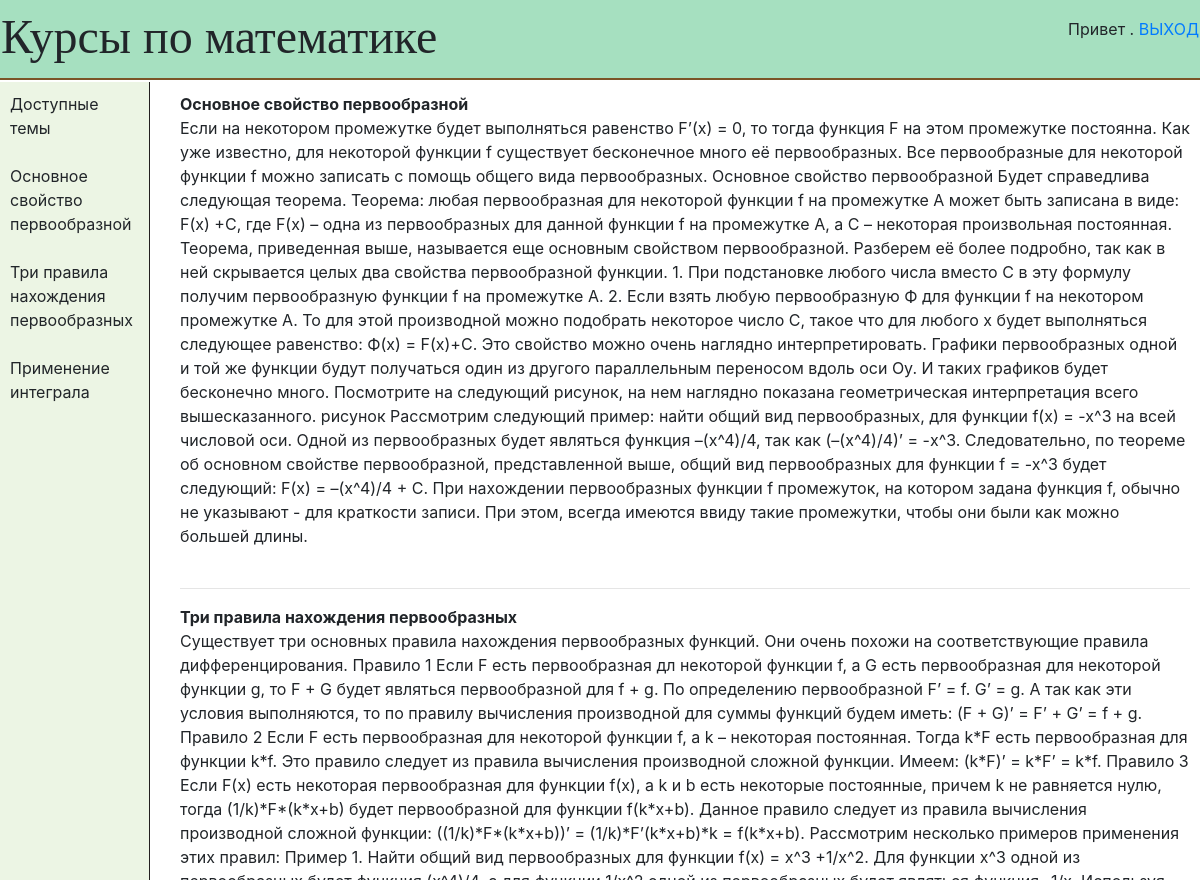
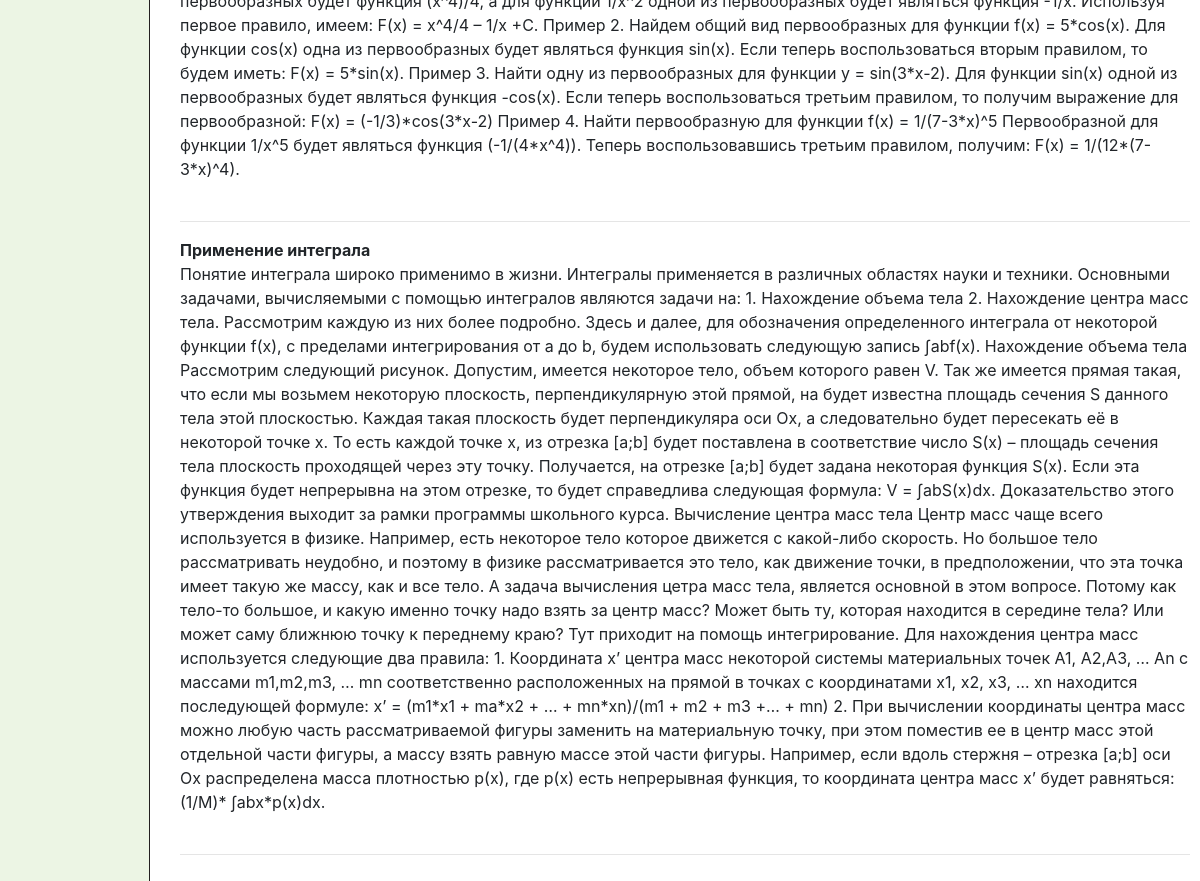
Screenshot of /tema.php with the database file from the repository (2 pictures, top to bottom).
### tables this page shows
CREATE TABLE `tema` (
  `id` int(11) UNSIGNED NOT NULL,
  `tema` varchar(500) NOT NULL,
  `text` text DEFAULT NULL
);

### tema.php (the view, shortened to what this page needs)
<!DOCTYPE html PUBLIC "-//W3C//DTD XHTML 1.0 Strict//EN"
  "http://www.w3.org/TR/xhtml1/DTD/xhtml1-strict.dtd">
<html xmlns="http://www.w3.org/1999/xhtml">
 <head>
   <link rel="stylesheet" href="https://stackpath.bootstrapcdn.com/bootstrap/4.4.1/css/bootstrap.min.css">
 </head>
 <body>
   <div id="header">
     <table width="100%">
       <tr>
         <td><font size="7" face="Times New Roman">Курсы по математике</font></td>
         <td align="right"><p>Привет <?=$_COOKIE['user']?>. <a href="/exit.php">ВЫХОД</a></p></td>
       </tr>
     </table></div>
   <div id="sidebar">
     Доступные темы</br></br>
       <?php
         $link = mysqli_connect('127.0.0.1', 'root', '', 'try');
         $sql = mysqli_query ($link, 'SELECT `tema` FROM `tema`');
         while($result = mysqli_fetch_array($sql)){
         echo"{$result['tema']}<br><br>";
         }
       ?>
   </div>
   <div id="content">
     <?php
       $link = mysqli_connect('127.0.0.1', 'root', '', 'try');
       $sql = mysqli_query ($link, 'SELECT `tema`, `text` FROM `tema`');
       while($result = mysqli_fetch_array($sql)){
         echo"<b>{$result['tema']}<br></b>";
         echo"{$result['text']}<br><br><hr>";
       }
     ?>
  </div>
 </body>
</html>

### tema.php (style rules this page uses)
body { margin: 0; }
#sidebar, #content { position: absolute; }
#sidebar, #content { overflow: auto; padding: 10px; }
#header { height: 80px; background: #a6e0c0; border-bottom: 2px solid #7B5427; }
#sidebar { width: 150px; background: #ECF5E4; border-right: 1px solid #231F20; top: 82px; bottom: 0; }
#content { top: 82px; left: 170px; bottom: 0; right: 0; }

### rows the page displays
tema: tema "Основное свойство первообразной", text "Если на некотором промежутке будет выполняться равенство F’(x) = 0, то тогда функция F на этом промежутке постоянна. Как уже известно, для некоторой функции f существует бесконечное много её первообразных. Все первообразные для некоторой функции f можно записать с помощь общего вида первообразных. Основное свойство первообразной Будет справедлива следующая теорема. Теорема: любая первообразная для некоторой функции f на промежутке А может быть записана в виде: F(x) +C, где F(x) – одна из первообразных для данной функции f на промежутке A, а С – некоторая произвольная постоянная. Теорема, приведенная выше, называется еще основным свойством первообразной. Разберем её более подробно, так как в…"
tema: tema "Три правила нахождения первообразных", text "Существует три основных правила нахождения первообразных функций. Они очень похожи на соответствующие правила дифференцирования. Правило 1 Если F есть первообразная дл некоторой функции f, а G есть первообразная для некоторой функции g, то F + G будет являться первообразной для f + g. По определению первообразной F’ = f. G’ = g. А так как эти условия выполняются, то по правилу вычисления производной для суммы функций будем иметь: (F + G)’ = F’ + G’ = f + g. Правило 2 Если F есть первообразная для некоторой функции f, а k – некоторая постоянная. Тогда k*F есть первообразная для функции k*f. Это правило следует из правила вычисления производной сложной функции. Имеем: (k*F)’ = k*F’ = k*f.…"
tema: tema "Применение интеграла", text "Понятие интеграла широко применимо в жизни. Интегралы применяется в различных областях науки и техники. Основными задачами, вычисляемыми с помощью интегралов являются задачи на: 1. Нахождение объема тела 2. Нахождение центра масс тела. Рассмотрим каждую из них более подробно. Здесь и далее, для обозначения определенного интеграла от некоторой функции f(x), с пределами интегрирования от a до b, будем использовать следующую запись ∫abf(x). Нахождение объема тела Рассмотрим следующий рисунок. Допустим, имеется некоторое тело, объем которого равен V. Так же имеется прямая такая, что если мы возьмем некоторую плоскость, перпендикулярную этой прямой, на будет известна площадь сечения S данного…"
